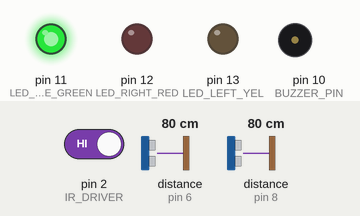
This sketch was run on a simulated Arduino Uno, built with avr-gcc and run on an emulated ATmega328P. Parts: output pins drawn as LEDs (lit = HIGH), buzzer (waves = sounding). Wiring (inferred from the names in the program): 2 × ultrasonic range finder: trigger pin 7, echo pin 6 / trigger pin 9, echo pin 8. Dashed ring = blinking. The inputs (shaded band) are chosen by the test bench; at power-on: distance to the obstacle (sensors on pin 6, pin 8) 80 cm, pin 2 (IR_DRIVER) HIGH. The echo pulse lasts 58.3 µs per cm; pins used as bus, display or sensor lines are not drawn; what the sketch prints to the serial monitor is not drawn.

Above: at 1.6 s.
1.7 s: distance to the obstacle (sensor on pin 6) set to 2 cm
At 2.99 s:
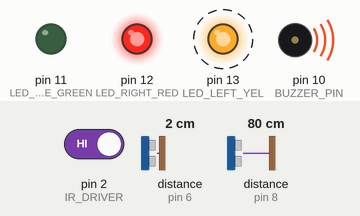
4.7 s: distance to the obstacle (sensor on pin 8) set to 18 cm
7.7 s: pin 2 (IR_DRIVER) driven LOW
At 8.04 s:
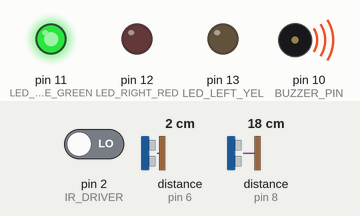
10.7 s: distance to the obstacle (sensor on pin 6) set to 10 cm
13.7 s: distance to the obstacle (sensor on pin 6) set to 13 cm
At 13.7 s:
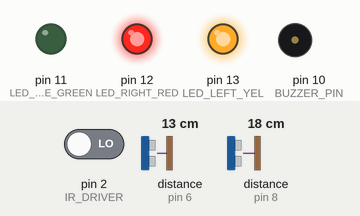
15.2 s: distance to the obstacle (sensor on pin 6) set to 20 cm
16.7 s: distance to the obstacle (sensor on pin 6) set to 23 cm
At 17.4 s:
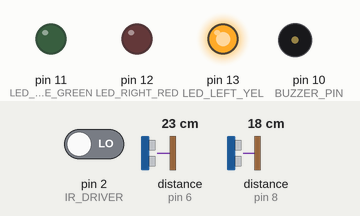
Timing chart, 0 to 19.2 s (numbered marks = the images above; inputs shaded):
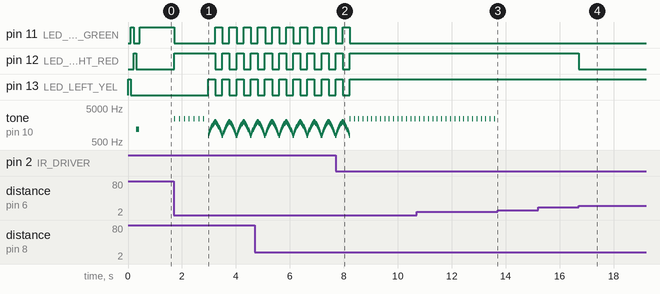

The sketch:

07-adas-blindspot-alert.ino
```cpp
#include <Arduino.h>

/*
 * =====================================================================================
 * PROJECT 07: Vehicle ADAS Dual Blind-Spot & Driver Alert System
 * Hardware: Arduino Uno + 2x Ultrasonic (HC-SR04) + 1x IR Sensor + 1x Buzzer + 3x LEDs
 * =====================================================================================
 *
 * ZERO RE-WIRING (Exact same circuit as Projects 01 to 06!):
 * - Ultrasonic 1 (Left Blind-Spot Sensor)   : TRIG = Pin 9, ECHO = Pin 8
 * - Ultrasonic 2 (Right Blind-Spot Sensor)  : TRIG = Pin 7, ECHO = Pin 6
 * - IR Sensor    (Driver Vigilance / Eyes)  : OUT  = Pin 2
 * - Piezo Buzzer (Turn Alert / Wake-Up Horn): (+)  = Pin 10
 * - Green LED    (Safe to Merge / All Clear): (+)  = Pin 11
 * - Red LED      (Right Blind-Spot Warning) : (+)  = Pin 12
 * - Yellow LED   (Left Blind-Spot Warning)  : (+)  = Pin 13
 * =====================================================================================
 */

// --- PIN DEFINITIONS ---
const int TRIG_LEFT  = 9;
const int ECHO_LEFT  = 8;
const int TRIG_RIGHT = 7;
const int ECHO_RIGHT = 6;
const int IR_DRIVER  = 2;
const int BUZZER_PIN = 10;

const int LED_SAFE_GREEN  = 11; // Clear to change lanes
const int LED_RIGHT_RED   = 12; // Right mirror warning
const int LED_LEFT_YEL    = 13; // Left mirror warning

// --- ADAS CONFIGURATION ---
const int BLINDSPOT_THRESHOLD_CM = 20; // Blind-spot trigger zone (< 20 cm)
const int COLLISION_RISK_CM      = 10; // Critical collision distance (< 10 cm)

// Drowsiness tracking (Nod-off timer)
unsigned long eyeLossTime = 0;
bool isDriverDrowsy = false;
const unsigned long DROWSY_TIMEOUT_MS = 2500; // 2.5 seconds without driver face = Wake-up alarm!

unsigned long lastPrintTime = 0;
unsigned long lastChirpTime = 0;

long getDistance(int trigPin, int echoPin);
void playDrowsinessSiren();
void playCollisionTick();
void printADASTelemetry(bool leftBlind, bool rightBlind, bool drowsy, long distL, long distR);

void setup() {
  Serial.begin(115200);
  Serial.println(F("\n=================================================="));
  Serial.println(F(" Project 07: Vehicle ADAS Dual Blind-Spot System  "));
  Serial.println(F("=================================================="));

  pinMode(TRIG_LEFT, OUTPUT);
  pinMode(ECHO_LEFT, INPUT);
  pinMode(TRIG_RIGHT, OUTPUT);
  pinMode(ECHO_RIGHT, INPUT);
  pinMode(IR_DRIVER, INPUT_PULLUP);

  pinMode(BUZZER_PIN, OUTPUT);
  pinMode(LED_SAFE_GREEN, OUTPUT);
  pinMode(LED_RIGHT_RED, OUTPUT);
  pinMode(LED_LEFT_YEL, OUTPUT);

  // Self-test animation
  digitalWrite(LED_LEFT_YEL, HIGH);   delay(100); digitalWrite(LED_LEFT_YEL, LOW);
  digitalWrite(LED_SAFE_GREEN, HIGH); delay(100); digitalWrite(LED_SAFE_GREEN, LOW);
  digitalWrite(LED_RIGHT_RED, HIGH);  delay(100); digitalWrite(LED_RIGHT_RED, LOW);
  tone(BUZZER_PIN, 1200, 100); delay(120);

  Serial.println(F("[Ready] Vehicle Safety Systems Armed. Driving Mode Active.\n"));
}

void loop() {
  // 1. Measure Left and Right Blind Spots
  long distLeft  = getDistance(TRIG_LEFT, ECHO_LEFT);
  long distRight = getDistance(TRIG_RIGHT, ECHO_RIGHT);

  bool leftBlocked  = (distLeft > 0 && distLeft <= BLINDSPOT_THRESHOLD_CM);
  bool rightBlocked = (distRight > 0 && distRight <= BLINDSPOT_THRESHOLD_CM);
  bool criticalProximity = (distLeft > 0 && distLeft <= COLLISION_RISK_CM) ||
                           (distRight > 0 && distRight <= COLLISION_RISK_CM);

  // 2. Driver Attention / Drowsiness Detection (IR Sensor)
  // Active LOW means driver face/hand is detected
  if (digitalRead(IR_DRIVER) == HIGH) {
    // Driver attention lost / head slumped
    if (eyeLossTime == 0) {
      eyeLossTime = millis();
    } else if (millis() - eyeLossTime > DROWSY_TIMEOUT_MS) {
      isDriverDrowsy = true;
    }
  } else {
    // Driver is attentive
    eyeLossTime = 0;
    isDriverDrowsy = false;
  }

  // 3. Handle Driver Drowsiness Emergency (Highest Priority!)
  if (isDriverDrowsy) {
    Serial.println(F("🚨 [DROWSINESS ALERT] DRIVER HEAD SLUMPED / ASLEEP! WAKE UP!"));
    playDrowsinessSiren();
    return;
  }

  // 4. Update Mirror Indicators (LEDs)
  digitalWrite(LED_LEFT_YEL, leftBlocked ? HIGH : LOW);
  digitalWrite(LED_RIGHT_RED, rightBlocked ? HIGH : LOW);

  if (!leftBlocked && !rightBlocked) {
    digitalWrite(LED_SAFE_GREEN, HIGH);
    noTone(BUZZER_PIN);
  } else {
    digitalWrite(LED_SAFE_GREEN, LOW);

    // Collision warning beep if critically close (< 10cm)
    if (criticalProximity && (millis() - lastChirpTime > 150)) {
      playCollisionTick();
      lastChirpTime = millis();
    }
  }

  // 5. Live Telemetry to Serial Monitor (every 1.5s)
  if (millis() - lastPrintTime > 1500) {
    printADASTelemetry(leftBlocked, rightBlocked, isDriverDrowsy, distLeft, distRight);
    lastPrintTime = millis();
  }

  delay(30);
}

// =====================================================================================
// AUDIO ALARMS
// =====================================================================================

void playCollisionTick() {
  tone(BUZZER_PIN, 2400, 30);
}

void playDrowsinessSiren() {
  // Strobe all LEDs and sound piercing anti-sleep siren
  for (int freq = 800; freq <= 2000; freq += 100) {
    tone(BUZZER_PIN, freq, 20);
    digitalWrite(LED_LEFT_YEL, HIGH);
    digitalWrite(LED_RIGHT_RED, HIGH);
    digitalWrite(LED_SAFE_GREEN, LOW);
    delay(20);
  }
  for (int freq = 2000; freq >= 800; freq -= 100) {
    tone(BUZZER_PIN, freq, 20);
    digitalWrite(LED_LEFT_YEL, LOW);
    digitalWrite(LED_RIGHT_RED, LOW);
    digitalWrite(LED_SAFE_GREEN, HIGH);
    delay(20);
  }
  noTone(BUZZER_PIN);
}

// =====================================================================================
// SERIAL TELEMETRY DASHBOARD
// =====================================================================================

void printADASTelemetry(bool leftBlind, bool rightBlind, bool drowsy, long distL, long distR) {
  Serial.println(F("--------------------------------------------------"));
  Serial.println(F("        🚗 VEHICLE ADAS SAFETY TELEMETRY          "));
  Serial.println(F("--------------------------------------------------"));
  Serial.print(F(" Left Blind Spot  : "));
  if (leftBlind) {
    Serial.print(F("⚠️  [VEHICLE IN BLIND SPOT] ("));
  } else {
    Serial.print(F("✅ [CLEAR]                 ("));
  }
  Serial.print(distL); Serial.println(F(" cm)"));

  Serial.print(F(" Right Blind Spot : "));
  if (rightBlind) {
    Serial.print(F("⚠️  [VEHICLE IN BLIND SPOT] ("));
  } else {
    Serial.print(F("✅ [CLEAR]                 ("));
  }
  Serial.print(distR); Serial.println(F(" cm)"));

  Serial.print(F(" Driver Status    : "));
  if (drowsy) {
    Serial.println(F("🚨 [DROWSY / UNRESPONSIVE - ALARM TRIGGERED]"));
  } else {
    Serial.println(F("🟢 [ATTENTIVE & AWAKE]"));
  }

  Serial.print(F(" Lane Change Safe : "));
  if (!leftBlind && !rightBlind) {
    Serial.println(F("🟢 SAFE TO CHANGE LANES (LEFT & RIGHT)"));
  } else if (!leftBlind && rightBlind) {
    Serial.println(F("🟡 SAFE TO MERGE LEFT ONLY [RIGHT BLOCKED]"));
  } else if (leftBlind && !rightBlind) {
    Serial.println(F("🟡 SAFE TO MERGE RIGHT ONLY [LEFT BLOCKED]"));
  } else {
    Serial.println(F("🔴 DO NOT CHANGE LANES [BOTH SIDES BLOCKED]"));
  }
  Serial.println(F("--------------------------------------------------\n"));
}

long getDistance(int trigPin, int echoPin) {
  digitalWrite(trigPin, LOW);
  delayMicroseconds(2);
  digitalWrite(trigPin, HIGH);
  delayMicroseconds(10);
  digitalWrite(trigPin, LOW);

  long duration = pulseIn(echoPin, HIGH, 15000); // 15ms timeout
  if (duration == 0) return 999;
  return duration * 0.0343 / 2;
}
```

Measured:
- the behaviour switches between 11 and 12 cm on distance to the obstacle (sensor on pin 6) (found by bisection; images 2 and 3)
- the behaviour switches between 21 and 22 cm on distance to the obstacle (sensor on pin 6) (found by bisection; images 3 and 4)
- after the input at 7.7 s, pin 11 (LED_SAFE_GREEN): goes on until 8.2 s, then stays LOW; pin 12 (LED_RIGHT_RED), pin 13 (LED_LEFT_YEL): goes on until 8.2 s, then stays HIGH
- after the input at 13.7 s, tone on pin 10 (BUZZER_PIN): stops changing and stays silent
- after the input at 15.2 s, every drawn part: stays the same
- after the input at 16.7 s, pin 12 (LED_RIGHT_RED): HIGH → LOW at once
- by itself, pin 11 (LED_SAFE_GREEN), pin 12 (LED_RIGHT_RED), pin 13 (LED_LEFT_YEL): alternates HIGH for 0.26 s and LOW for 0.26 s
- by itself, tone on pin 10 (BUZZER_PIN): alternates 2400 Hz for 0.03 s and silent for 0.13 s
